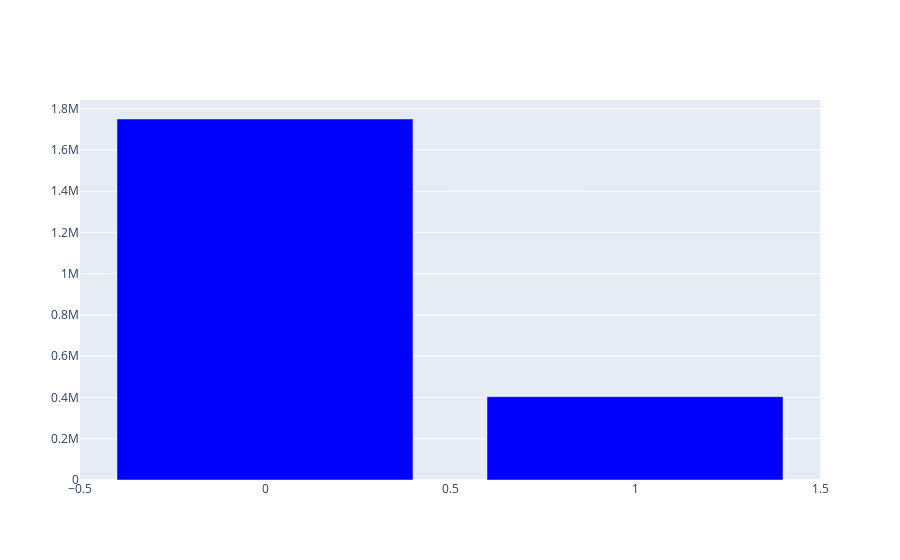

Notebook source saved alongside this figure:
### Code cell
import plotly.graph_objects as go

crisis_counts = df['CHURN'].value_counts()
fig = go.Figure(data=[ go.Bar(
        x=crisis_counts.index,  #(0 and 1)
        y=crisis_counts.values,  #count of each class
        marker=dict(color='blue')  #marker color to blue
    )])

fig.show()

### Figure 1 — Plotly figure (JSON) as saved in the notebook; plotly's stock layout.template omitted (floating-point values rounded to 4 significant figures)
{"data": [{"marker": {"color": "blue"}, "type": "bar", "x": [0, 1], "y": [1750062, 403986]}], "layout": {}}
